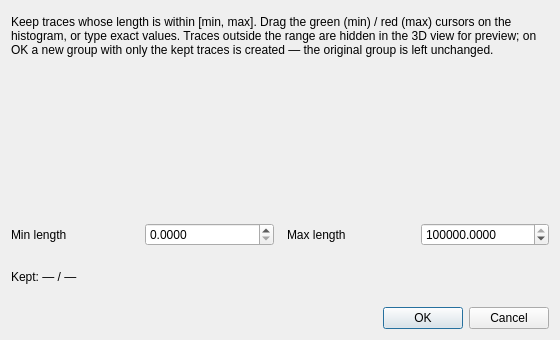
<?xml version="1.0" encoding="UTF-8"?>
<ui version="4.0">
 <class>TraceLengthFilterDialog</class>
 <widget class="QDialog" name="TraceLengthFilterDialog">
  <property name="geometry"><rect><x>0</x><y>0</y><width>560</width><height>340</height></rect></property>
  <property name="windowTitle"><string>qTracer — Filter Traces by Length</string></property>
  <layout class="QVBoxLayout" name="mainLayout">
   <item>
    <widget class="QLabel" name="infoLabel">
     <property name="text"><string>Keep traces whose length is within [min, max]. Drag the green (min) / red (max) cursors on the histogram, or type exact values. Traces outside the range are hidden in the 3D view for preview; on OK a new group with only the kept traces is created — the original group is left unchanged.</string></property>
     <property name="wordWrap"><bool>true</bool></property>
    </widget>
   </item>
   <item>
    <widget class="HistogramRangeWidget" name="histogramWidget" native="true">
     <property name="minimumSize"><size><width>0</width><height>150</height></size></property>
    </widget>
   </item>
   <item>
    <layout class="QHBoxLayout" name="rangeRow">
     <item><widget class="QLabel"><property name="text"><string>Min length</string></property></widget></item>
     <item>
      <widget class="QDoubleSpinBox" name="minLenSpinBox">
       <property name="decimals"><number>4</number></property>
       <property name="minimum"><double>0.000000000000000</double></property>
       <property name="maximum"><double>1000000.000000000000000</double></property>
       <property name="singleStep"><double>0.010000000000000</double></property>
       <property name="value"><double>0.000000000000000</double></property>
      </widget>
     </item>
     <item><spacer><property name="orientation"><enum>Qt::Horizontal</enum></property></spacer></item>
     <item><widget class="QLabel"><property name="text"><string>Max length</string></property></widget></item>
     <item>
      <widget class="QDoubleSpinBox" name="maxLenSpinBox">
       <property name="decimals"><number>4</number></property>
       <property name="minimum"><double>0.000000000000000</double></property>
       <property name="maximum"><double>1000000.000000000000000</double></property>
       <property name="singleStep"><double>0.010000000000000</double></property>
       <property name="value"><double>1000000.000000000000000</double></property>
      </widget>
     </item>
    </layout>
   </item>
   <item>
    <widget class="QLabel" name="keptLabel"><property name="text"><string>Kept: — / —</string></property></widget>
   </item>
   <item>
    <widget class="QDialogButtonBox" name="buttonBox">
     <property name="standardButtons"><set>QDialogButtonBox::Cancel|QDialogButtonBox::Ok</set></property>
    </widget>
   </item>
  </layout>
 </widget>
 <customwidgets>
  <customwidget>
   <class>HistogramRangeWidget</class>
   <extends>QWidget</extends>
   <header>HistogramRangeWidget.h</header>
   <container>0</container>
  </customwidget>
 </customwidgets>
 <connections>
  <connection>
   <sender>buttonBox</sender><signal>accepted()</signal>
   <receiver>TraceLengthFilterDialog</receiver><slot>accept()</slot>
   <hints><hint type="sourcelabel"><x>0</x><y>0</y></hint><hint type="destinationlabel"><x>0</x><y>0</y></hint></hints>
  </connection>
  <connection>
   <sender>buttonBox</sender><signal>rejected()</signal>
   <receiver>TraceLengthFilterDialog</receiver><slot>reject()</slot>
   <hints><hint type="sourcelabel"><x>0</x><y>0</y></hint><hint type="destinationlabel"><x>0</x><y>0</y></hint></hints>
  </connection>
 </connections>
</ui>
